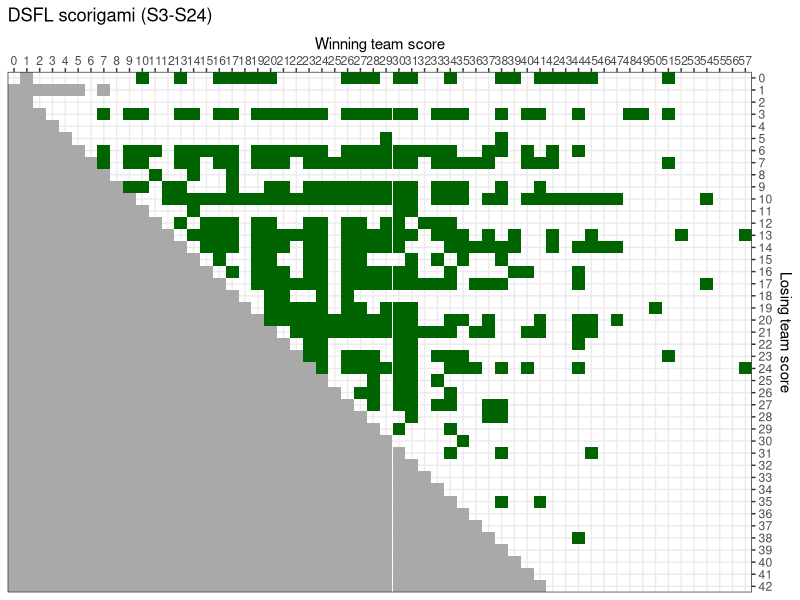
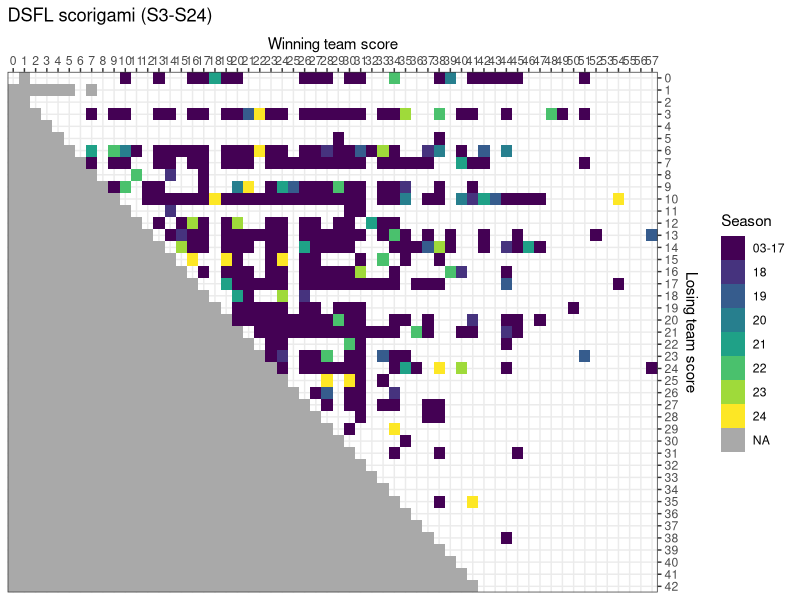
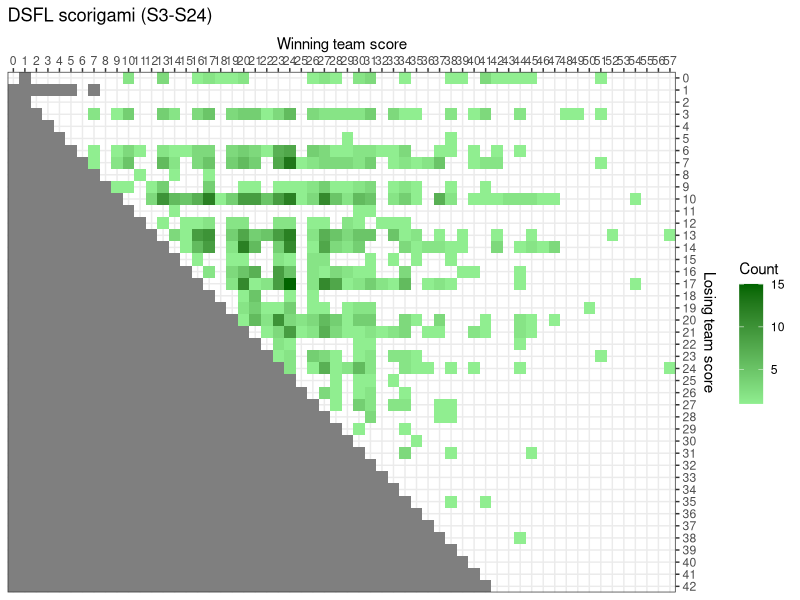
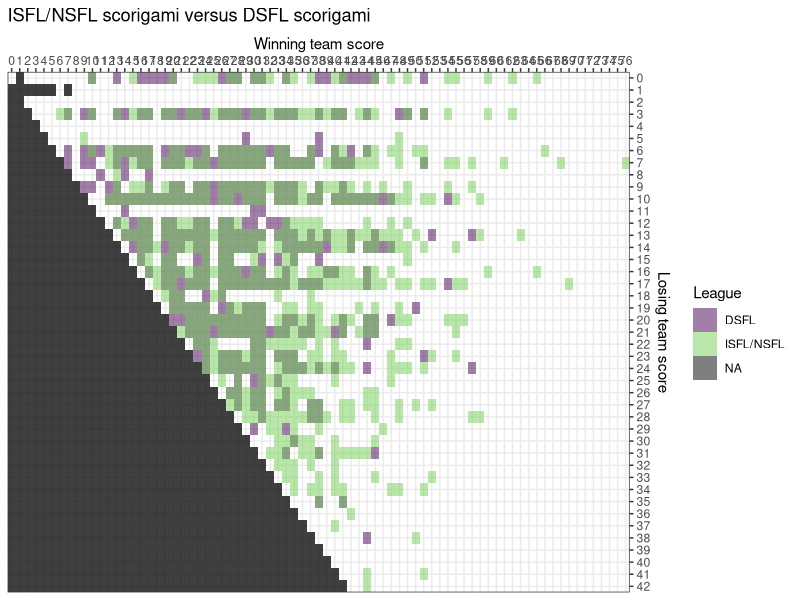

Generate these figures, in order, with R:
## ---- chunk 1
knitr::opts_chunk$set(echo = TRUE)
## ---- chunk 2
library(ggplot2)
library(viridis) #color-blind friendly palette for figures
library(dplyr)
library(reshape2) #melt function
library(tidyverse)
library(grid)
library(gridExtra)
## ---- chunk 3
#Read-in NSFL/ISFL game data
data_DSFL <- read.csv("./DSFL_scorigami.csv", stringsAsFactors=FALSE, na.strings=c("","NA"))
data_ISFL <- read.csv("./ISFL_scorigami.csv", stringsAsFactors=FALSE, na.strings=c("","NA"))
colnames(data_DSFL)

#Read-in spreadsheet of impossible scores
data_impossible <- read.csv("./ImpossibleScores.csv", stringsAsFactors=FALSE, na.strings=c("","NA"))

#Merge and create impossible flag
data_full <- rbind(data_DSFL, data_impossible)
data_full <- data_full %>% mutate(Imp = ifelse(WinType=="IMPOSSIBLE", "Yes", "No"))
data_full$score_pair <- paste(data_full$FinalScore_won, data_full$FinalScore_lost, sep = "_")

games_season <- group_by(data_full, Season)  %>% tally()

## ---- chunk 4
#Filter dataframe down to unique score pairs
unique.scores <- rownames(unique(data_full[,c('FinalScore_won', 'FinalScore_lost')]))
data_unique <- data_full[rownames(data_full[,])%in%unique.scores, ]

#Number and proportion of games resulting in scorigami per season
scorigami_num <- group_by(data_unique, Season)  %>% tally()
scorigami_num$p <- scorigami_num$n / games_season$n
scorigami_num$n.tot <- games_season$n
scorigami_num <- scorigami_num[1:24,]

p1 <- ggplot(scorigami_num, aes(x=Season)) +
        geom_col(aes(y=n)) +
        #geom_line(aes(x=Season, y=n.tot)) + 
        geom_text(aes(y=n, label=n), vjust=-0.5, size=4) + 
        ggtitle("Number of DSFL games that are scorigami per season") +
        xlab("Season") + ylab("Number of scorigami") +
        scale_x_continuous(breaks=3:24, labels=3:24, expand=c(0,0)) +
        scale_y_continuous(limits=c(0,45)) + #sec.axis = sec_axis(~.*2, name="Total games played")
        theme_bw()

p2 <- ggplot(scorigami_num) +
        geom_col(aes(x=Season, y=p)) +
        geom_text(aes(x=Season, y=p, label=round(p, 2)), vjust=-0.5, size=4) +
        ggtitle("Proportion of DSFL games that end in scorigami per season") +
        xlab("Season") + ylab("Proportion of games that \n end in scorigami") +
        scale_y_continuous(limits=c(0,1)) +
        scale_x_continuous(breaks=3:24, labels=3:24, expand=c(0,0)) +
        theme_bw()

p <- arrangeGrob(p1, p2)
#ggsave(filename="DSFLscorigami_trends.jpg", plot=p, width=10, height=5, units="in", dpi=800)


#Simple scorigami grid
ggplot(data=data_unique, aes(x=FinalScore_won, y=FinalScore_lost, fill=Imp)) +
  geom_tile() +
  ggtitle("DSFL scorigami (S3-S24)") +
  ylab("Losing team score") + xlab("Winning team score") +
  #add grid lines and labels for every integer
  scale_y_reverse(breaks=0:42, labels=0:42, expand=c(0,0), position="right") + 
  scale_x_continuous(breaks=0:60, labels=0:60, expand=c(0,0), position="top") +
  scale_fill_manual(values=c("darkgreen", "darkgrey")) +
  theme_bw() +
  theme(panel.grid.minor=element_blank(), legend.position="none")
#ggsave(filename="DSFLscorigami_basic.jpg", plot=last_plot(), width=13, height=7, units="in", dpi=800)

#Color seasons since last scorigami post (season 18 on)
data_unique <- data_unique %>% mutate(Season2 = ifelse(Season < 18, '03-17', Season))

palette <- viridis(8)
ggplot(data=data_unique, aes(x=FinalScore_won, y=FinalScore_lost, fill=Season2)) +
  geom_tile() +
  ggtitle("DSFL scorigami (S3-S24)") +
  ylab("Losing team score") + xlab("Winning team score") +
  labs(fill="Season") +
  #add grid lines and labels for every integer
  scale_y_reverse(breaks=0:42, labels=0:42, expand=c(0,0), position="right") + 
  scale_x_continuous(breaks=0:60, labels=0:60, expand=c(0,0), position="top") +
  scale_fill_manual(values=palette, na.value="darkgrey") +
  theme_bw() +
  theme(panel.grid.minor=element_blank())
#ggsave(filename="DSFLscorigami_season.jpg", plot=last_plot(), width=14, height=7, units="in", dpi=800)


#Add color saturation for number of times score has happened
data_full$score_pair <- as.factor(data_full$score_pair)
score_count <- group_by(data_full, score_pair) %>% summarise(n=length(score_pair))
score_count <- merge(score_count, subset(data_unique, select=c("score_pair","FinalScore_won", "FinalScore_lost","Imp")), by="score_pair")
score_count <- score_count %>% mutate(n = ifelse(Imp=="Yes", NA, n))
                     
ggplot(data=score_count, aes(x=FinalScore_won, y=FinalScore_lost, fill=n)) +
  geom_tile() +
  ggtitle("DSFL scorigami (S3-S24)") +
  ylab("Losing team score") + xlab("Winning team score") +
  labs(fill="Count") +
  #add grid lines and labels for every integer
  scale_y_reverse(breaks=0:42, labels=0:42, expand=c(0,0), position="right") + 
  scale_x_continuous(breaks=0:60, labels=0:60, expand=c(0,0), position="top") +
  scale_fill_gradient(low = "lightgreen", high = "darkgreen") +
  #scale_fill_manual(values=c("darkgreen", "darkgrey")) +
  theme_bw() +
  theme(panel.grid.minor=element_blank())
#ggsave(filename="DSFLscorigami_count.jpg", plot=last_plot(), width=14, height=7, units="in", dpi=800)


#Overlap NSFL/ISFL scorigami on DSFL scorigami
data_full.I <- rbind(data_ISFL, data_impossible)
data_full.I <- data_full.I %>% mutate(Imp = ifelse(WinType=="IMPOSSIBLE", "Yes", "No"))
data_full.I$score_pair <- paste(data_full.I$FinalScore_won, data_full.I$FinalScore_lost, sep = "_")

unique.scores.I <- rownames(unique(data_full.I[,c('FinalScore_won', 'FinalScore_lost')]))
data_unique.I <- data_full.I[rownames(data_full.I[,])%in%unique.scores.I, ]
data_unique.I$League <- "ISFL/NSFL"
data_unique$League <- "DSFL"

col.n <- c("Imp", "FinalScore_lost", "FinalScore_won", "League", "score_pair")
data_unique.comb <- rbind(subset(data_unique, select=col.n), subset(data_unique.I, select=col.n))
data_unique.comb <- data_unique.comb %>% mutate(League=ifelse(Imp=="Yes", NA, League))

ggplot(data=data_unique.comb, aes(x=FinalScore_won, y=FinalScore_lost, fill=League)) +
  geom_tile(alpha=.5) +
  ggtitle("ISFL/NSFL scorigami versus DSFL scorigami") +
  ylab("Losing team score") + xlab("Winning team score") +
  #add grid lines and labels for every integer
  scale_y_reverse(breaks=0:42, labels=0:42, expand=c(0,0), position="right") + 
  scale_x_continuous(breaks=0:80, labels=0:80, expand=c(0,0), position="top") +
  scale_fill_manual(values=c("#440154", "#73D055"), na.value="black") +
  theme_bw() +
  theme(panel.grid.minor=element_blank())

#ggsave(filename="ISFL-DSFLscorigami.jpg", plot=last_plot(), width=13, height=7, units="in", dpi=800)

data_unique.comb <- filter(data_unique.comb, Imp=="No")
data_unique.comb.wide <- dcast(data_unique.comb, score_pair ~ League)

#Count number of score pairs that exist in the DSFL but not in the ISFL/NSFL (i.e., are "NA")
n1 <- length(which(is.na(data_unique.comb.wide$`ISFL/NSFL`)))
n1

#Count number of score pairs that exist in the ISFL/NSFL but not in the DSFL
n2 <- length(which(is.na(data_unique.comb.wide$DSFL)))
n2

#Calculate number of score pairs that exist in both leagues (overlap)
n3 <- length(data_unique.comb.wide$score_pair) - n1 - n2
n3

## ---- chunk 5
#Total score
data_unique <- data_unique %>% mutate(TotalScore = FinalScore_won + FinalScore_lost)

#Scorigami occurring in the playoffs:
data_playoffs <- filter(data_unique, Week=="P") #P = playoff game
data_ultimus <- filter(data_unique, Week=="U") #U = ultimus match
data_ultimus[,1:7] #display recent Ultimus scorigami

#Top scorigami team since S22 expansion
data_S21on <- filter(data_unique, Season > 20)
scorigami_teamwon <- group_by(data_S21on, Team_won)  %>% tally()
scorigami_teamlost <- group_by(data_S21on, Team_lost)  %>% tally()

scorigami_team <- merge(scorigami_teamwon, scorigami_teamlost, by.x="Team_won", by.y="Team_lost")
scorigami_team <- scorigami_team %>% mutate(Total = n.x + n.y)
colnames(scorigami_team) <- c("Team", "ScorigamisWon", "ScorigamisLost", "ScorigamisTotal")
scorigami_team <- scorigami_team %>% mutate(Won_p = ScorigamisWon/ScorigamisTotal, Lost_p = ScorigamisLost/ScorigamisTotal)

scorigami_team


